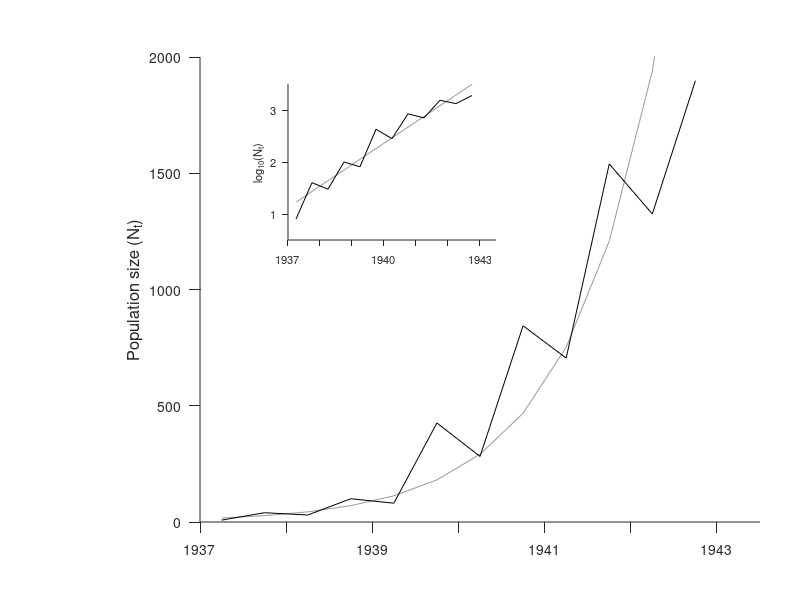

MATLAB code to generate this figure:
function pheasant

% Plot growth of ring-neck pheasant population at Protection island. 
% Data from Einarsen (1945) Murrelet 26: 2-9

% The data:
Years = 1937.25:0.5:1942.75; % semiannual survey (March & November)
N = [8, 40, 30, 100, 81, 426, 282, 844, 705, 1540, 1325, 1898];

% Approximate model fit:
b = regress(log10(N(:)),[ones(length(N),1),Years(:)]);
n0 = b(1)+b(2)*1937.25;
r = 10^b(2);
Nm = (10^n0)*r.^(Years-Years(1));

% Setup figure
figure(1)
set(gcf,'units','cent','position',[40,40,8,8])
clf

% Plot on original axes
axes('position',[0.25 0.13 0.7 0.775])
hold on
plot(Years,Nm,'linestyle','-','color',[0.6 0.6 0.6])
plot(Years,N,'linestyle','-','color','k')
set(gca,'ylim',[0 2000],'tickdir','out','ticklength',[0.02 0.02])
set(gca,'ytick',0:500:2000,'fontsize',10)
set(gca,'xlim',[1937,1943.5],'xtick',1937:1:1943,'xticklabel',{'1937','','1939','','1941','','1943'})
ylabel(gca,'Population size (N_t)','fontsize',12)

% Plot on semilog axes in inset
axes('position',[0.36 0.6 0.26 0.26])
hold on
plot(Years,log10(Nm),'-','color',[0.6 0.6 0.6])
plot(Years,log10(N),'linestyle','-','color','k')
set(gca,'ylim',[0.5 3.5],'tickdir','out','ticklength',[0.03 0.03])
set(gca,'ytick',0:1:4,'fontsize',8)
set(gca,'xlim',[1937,1943.5],'xtick',1937:1:1943,'xticklabel',{'1937','','','1940','','','1943'})
ylabel(gca,'log_1_0(N_t)','fontsize',8)




